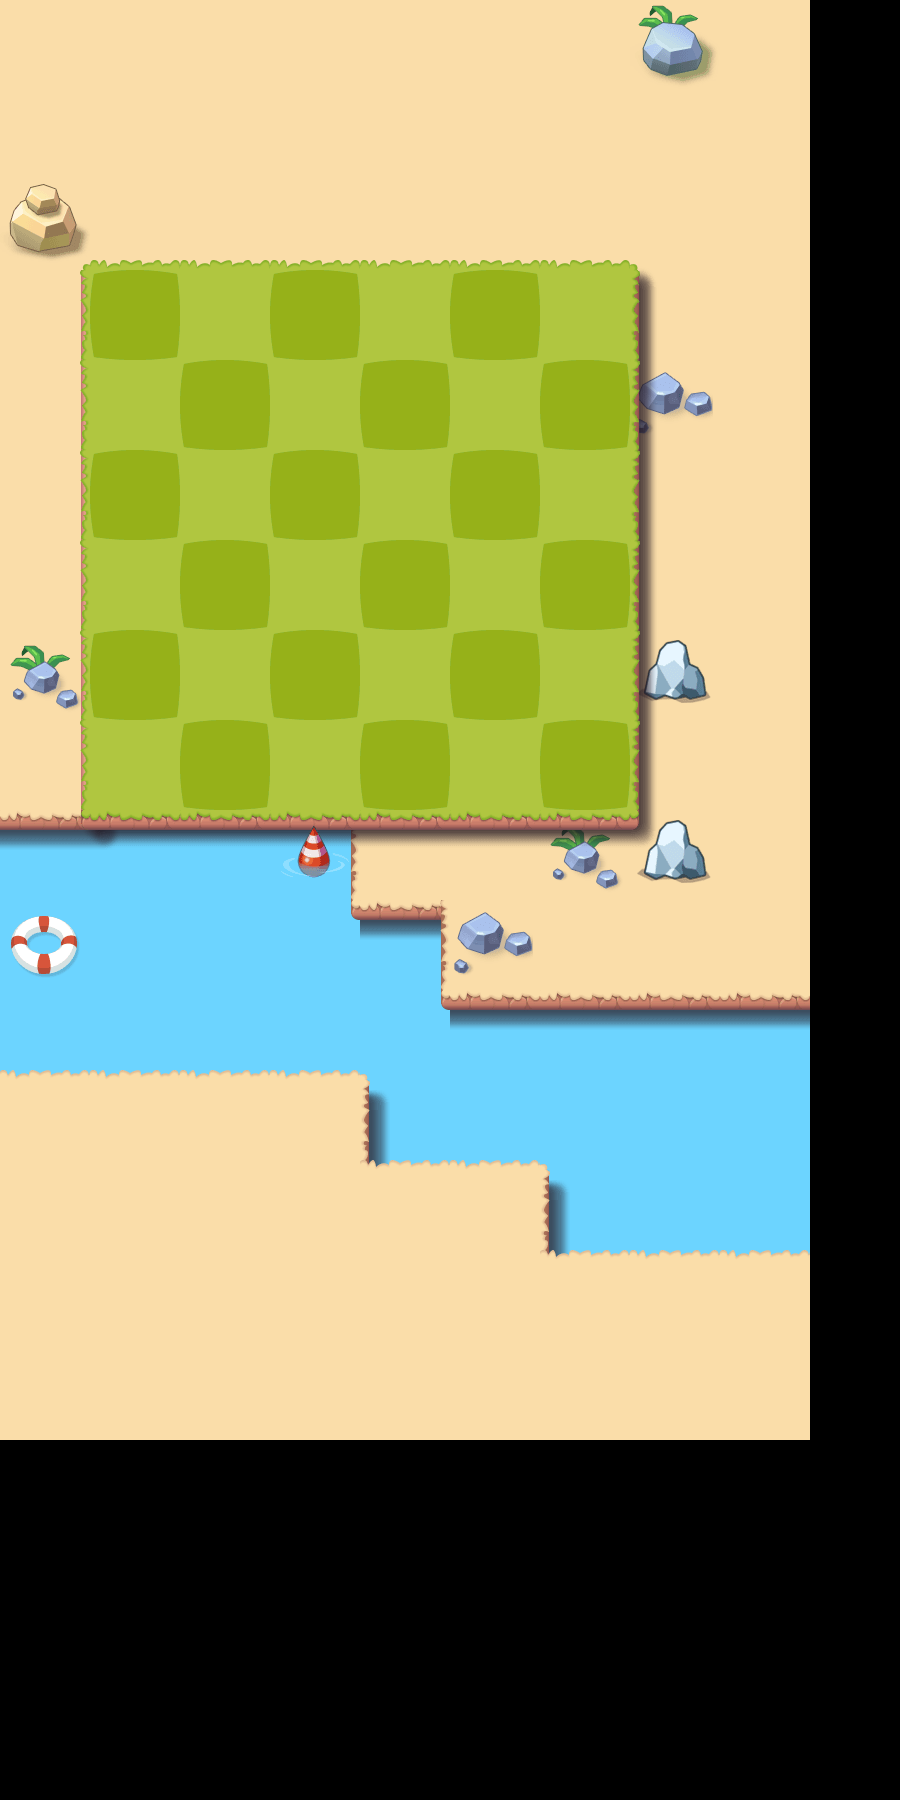

A 2D game scene composited from a Tiled map and its tileset images. What follows is a short description and the map's XML, with each tile layer's data collapsed to a summary:
An orthogonal 10x20 tile map with 90x90 px tiles, 6 tile layers (sea, land, land2, stone, ...).

<map version="1.0" orientation="orthogonal" renderorder="right-down" width="10" height="20" tilewidth="90" tileheight="90">
 <tileset firstgid="1" name="tile" tilewidth="90" tileheight="90">
  <image source="tile.png" width="1280" height="720" />
 </tileset>
 <layer name="sea" width="10" height="20">
  <data>[200 cells, 144 non-empty, 1 distinct tile ids]</data>
 </layer>
 <layer name="land" width="10" height="20">
  <data>[200 cells, 144 non-empty, 12 distinct tile ids]</data>
 </layer>
 <layer name="land2" width="10" height="20">
  <data>[200 cells, 4 non-empty, 3 distinct tile ids]</data>
 </layer>
 <layer name="stone" width="10" height="20">
  <data>[200 cells, 14 non-empty, 7 distinct tile ids]</data>
 </layer>
 <layer name="grass" width="10" height="20">
  <data>[200 cells, 81 non-empty, 14 distinct tile ids]</data>
 </layer>
 <layer name="seaGood" width="10" height="20">
  <data>[200 cells, 2 non-empty, 2 distinct tile ids]</data>
 </layer>
</map>